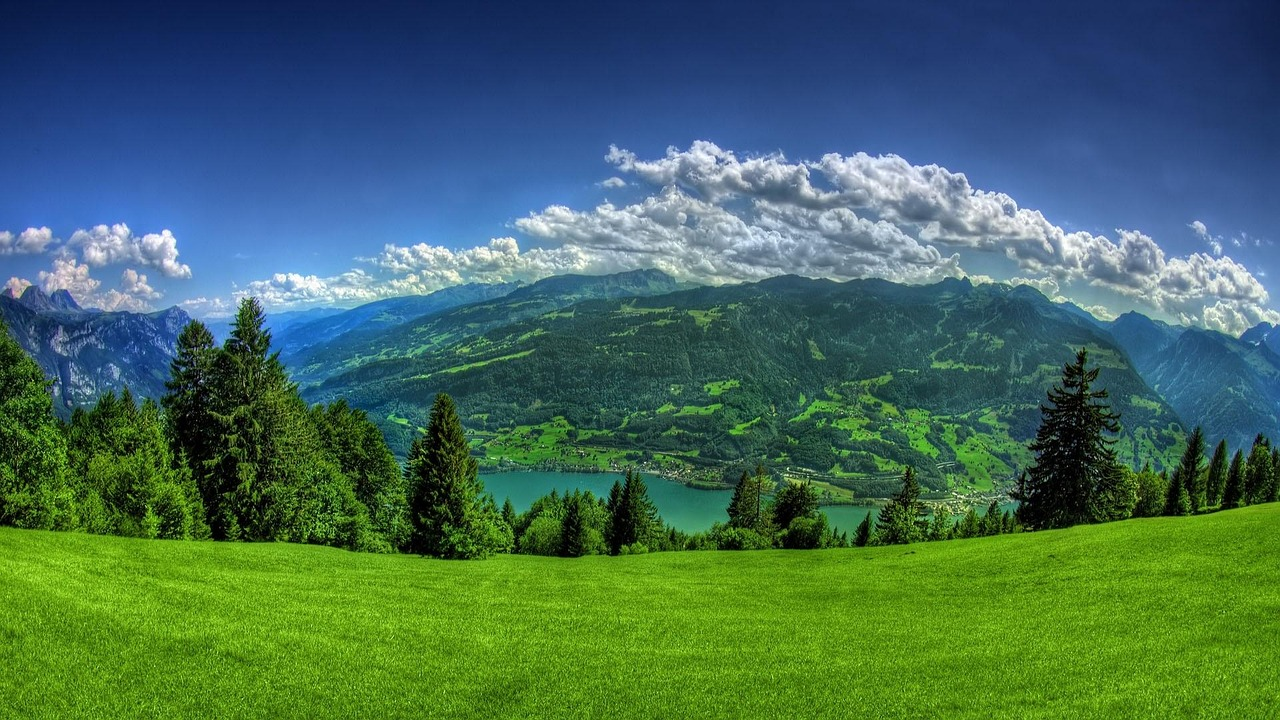
#> input picture solved tasks/beautiful-natural-image-1844362_1280.jpg, 1280 x 720 px, found by its file name
$ python 'task 12.py'
#> lines starting #> are read from the running program, lines starting #| are printed output that depends on the picture
import cv2 as cv
import numpy as np
import matplotlib.pyplot as plt
import sys

# Load image
path = r"C:\Users\ASUS\OneDrive\Desktop\skyexperts tasks\task 1\beautiful-natural-image-1844362_1280.jpg"

img = cv.imread(path)
#> img is the input picture: shape (720, 1280, 3); mean B, G, R 89, 106.7, 68

# Check if image was loaded successfully
if img is None:
    print("Error: Could not read the image.")
    sys.exit()


# Function to add salt and pepper noise
def add_salt_pepper_noise(image, density=0.05):

#> called with density = 0.05
    noisy = image.copy()

    height, width = image.shape[:2]
#> height = 720; width = 1280

    num_pixels = int(density * height * width)
#> num_pixels = 46080

    num_salt = num_pixels // 2
#> num_salt = 23040
    num_pepper = num_pixels - num_salt
#> num_pepper = 23040

    # Salt noise
    y_salt = np.random.randint(0, height, num_salt)
    x_salt = np.random.randint(0, width, num_salt)
    noisy[y_salt, x_salt] = 255

    # Pepper noise
    y_pepper = np.random.randint(0, height, num_pepper)
    x_pepper = np.random.randint(0, width, num_pepper)
    noisy[y_pepper, x_pepper] = 0
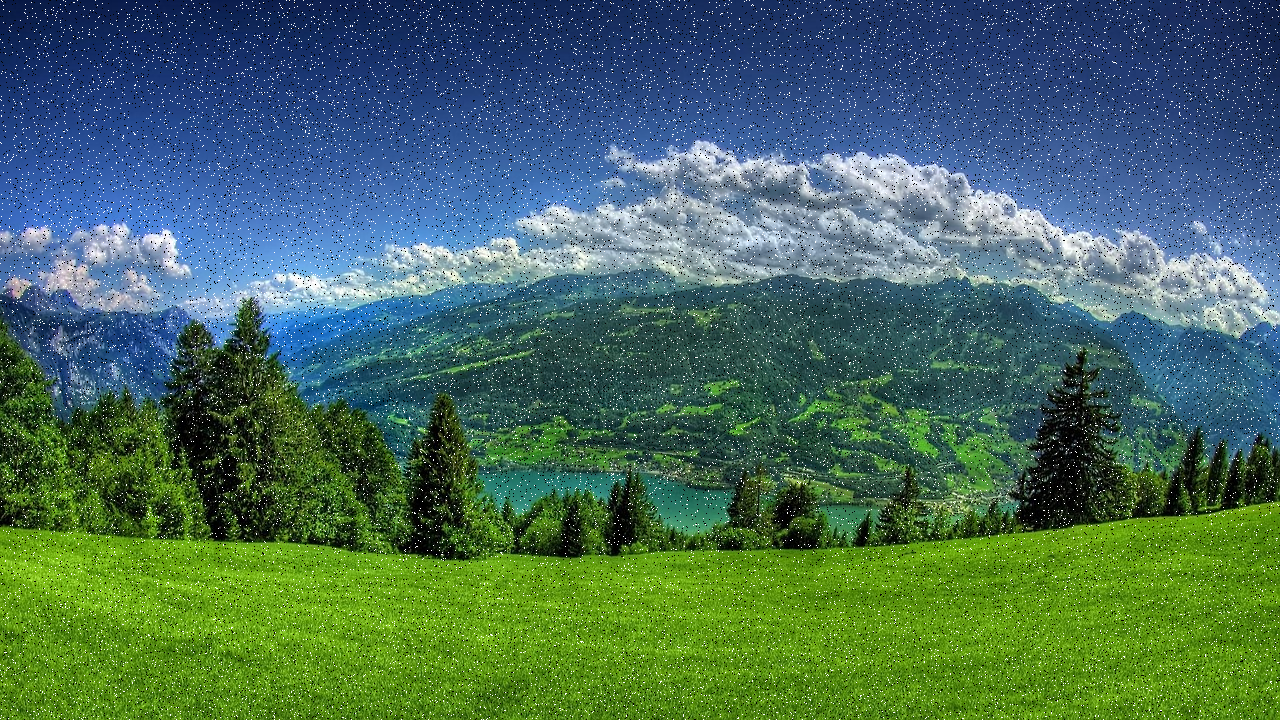
#> noisy: shape (720, 1280, 3); mean B, G, R 90.8, 107.7, 70.8

    return noisy


# Add salt and pepper noise
noisy_img = add_salt_pepper_noise(img, density=0.05)

# Apply median filters with different kernel sizes
median_3 = cv.medianBlur(noisy_img, 3)
median_5 = cv.medianBlur(noisy_img, 5)
median_7 = cv.medianBlur(noisy_img, 7)


# Display results
plt.figure(figsize=(15, 10))

plt.subplot(2, 3, 1)
plt.imshow(cv.cvtColor(img, cv.COLOR_BGR2RGB))
plt.title("Original Image")
plt.axis("off")

plt.subplot(2, 3, 2)
plt.imshow(cv.cvtColor(noisy_img, cv.COLOR_BGR2RGB))
plt.title("Salt & Pepper Noise")
plt.axis("off")

plt.subplot(2, 3, 3)
plt.imshow(cv.cvtColor(median_3, cv.COLOR_BGR2RGB))
plt.title("Median Filter 3x3")
plt.axis("off")

plt.subplot(2, 3, 4)
plt.imshow(cv.cvtColor(median_5, cv.COLOR_BGR2RGB))
plt.title("Median Filter 5x5")
plt.axis("off")

plt.subplot(2, 3, 5)
plt.imshow(cv.cvtColor(median_7, cv.COLOR_BGR2RGB))
plt.title("Median Filter 7x7")
plt.axis("off")

plt.tight_layout()
plt.show()
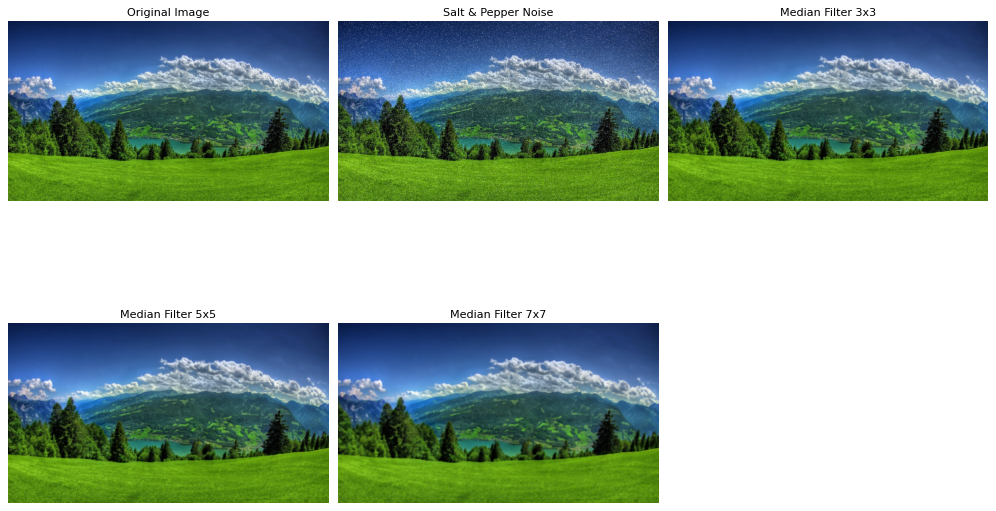
#> figure drawn by matplotlib, 5 panels

$ run again, with solved tasks/images.jpg copied over solved tasks/beautiful-natural-image-1844362_1280.jpg
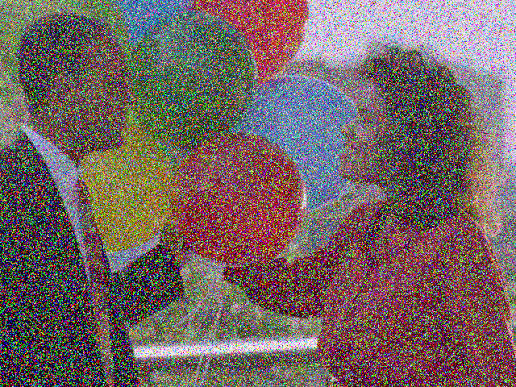
#> input picture solved tasks/images.jpg, 516 x 387 px, found by its file name
#> img is the input picture: shape (387, 516, 3); mean B, G, R 98.9, 99.7, 115.8
#> `median_3 = cv.medianBlur(noisy_img, 3)`:
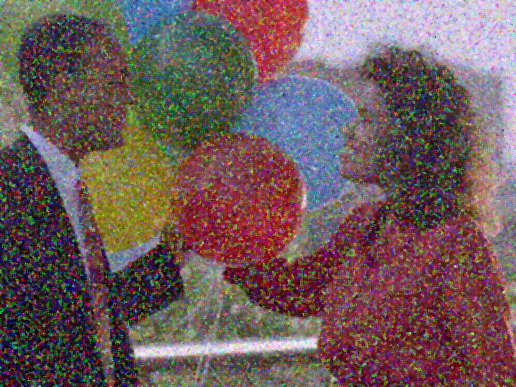
#> median_3: shape (387, 516, 3); mean B, G, R 91.5, 91.1, 111.4
#> `median_7 = cv.medianBlur(noisy_img, 7)`:
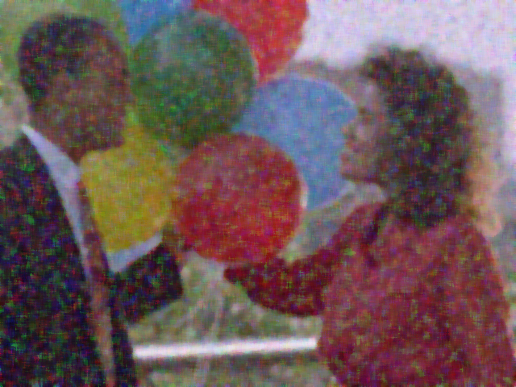
#> median_7: shape (387, 516, 3); mean B, G, R 88.6, 87, 109.5
